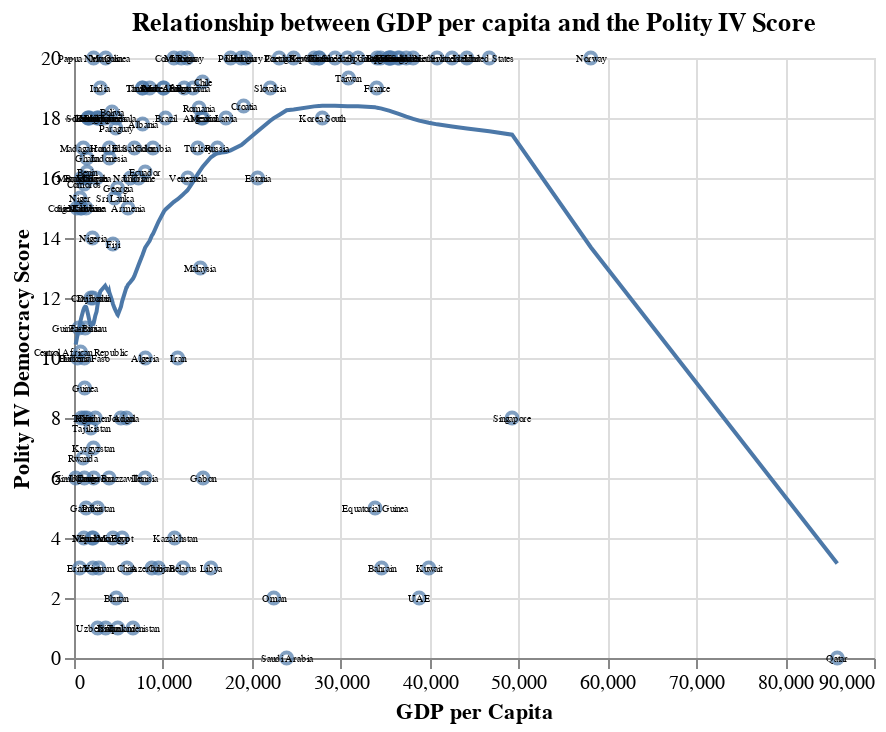

Notebook code for this chart:
### Markdown cell above
---
### Exercise 7

Once you’ve applied that transformation, let’s re-fit our model. Rather than imposing linearity this time, however, let’s fit a model with a flexible functional form. Use transform_loess() to fit an updated model over your data. This is a form of local polynomial regression that is designed to be flexible in how it fits the data.

### Code cell
import numpy as np
model = np.poly1d(np.polyfit(wdi["gdppcap08"], wdi["polityIV"], 2))

base = (
    alt.Chart(wdi, title="Relationship between GDP per capita and the Polity IV Score")
    .mark_point()
    .encode(
        x=alt.X("gdppcap08", title="GDP per Capita", scale=alt.Scale(zero=False)),
        y=alt.Y("polityIV", title="Polity IV Democracy Score", scale=alt.Scale(zero=False)),
    )
)
fit2 = base.transform_loess(
        "gdppcap08", "polityIV"
        
    ).mark_line()

text = (alt.Chart(wdi)
    .encode(
        x=alt.X("gdppcap08", scale=alt.Scale(zero=False)),
        y="polityIV",
        text="country"
    )
    .mark_text(size=5))

base + fit2 + text

### Figure 1 — Vega-Lite specification as saved in the notebook (floating-point values rounded to 4 significant figures; data arrays with more than 128 entries replaced by an {"elided": "..."} marker saying what was removed)
{"config": {"view": {"continuousWidth": 400, "continuousHeight": 300}}, "layer": [{"mark": "point", "encoding": {"x": {"type": "quantitative", "field": "gdppcap08", "scale": {"zero": false}, "title": "GDP per Capita"}, "y": {"type": "quantitative", "field": "polityIV", "scale": {"zero": false}, "title": "Polity IV Democracy Score"}}, "title": "Relationship between GDP per capita and the Polity IV Score"}, {"mark": "line", "encoding": {"x": {"type": "quantitative", "field": "gdppcap08", "scale": {"zero": false}, "title": "GDP per Capita"}, "y": {"type": "quantitative", "field": "polityIV", "scale": {"zero": false}, "title": "Polity IV Democracy Score"}}, "title": "Relationship between GDP per capita and the Polity IV Score", "transform": [{"loess": "polityIV", "on": "gdppcap08"}]}, {"mark": {"type": "text", "size": 5}, "encoding": {"text": {"type": "nominal", "field": "country"}, "x": {"type": "quantitative", "field": "gdppcap08", "scale": {"zero": false}}, "y": {"type": "quantitative", "field": "polityIV"}}}], "data": {"name": "data-50afffcb03ca16fbefb225cc29275795"}, "$schema": "https://vega.github.io/schema/vega-lite/v4.8.1.json", "datasets": {"data-50afffcb03ca16fbefb225cc29275795": {"elided": "145 records"}}}
